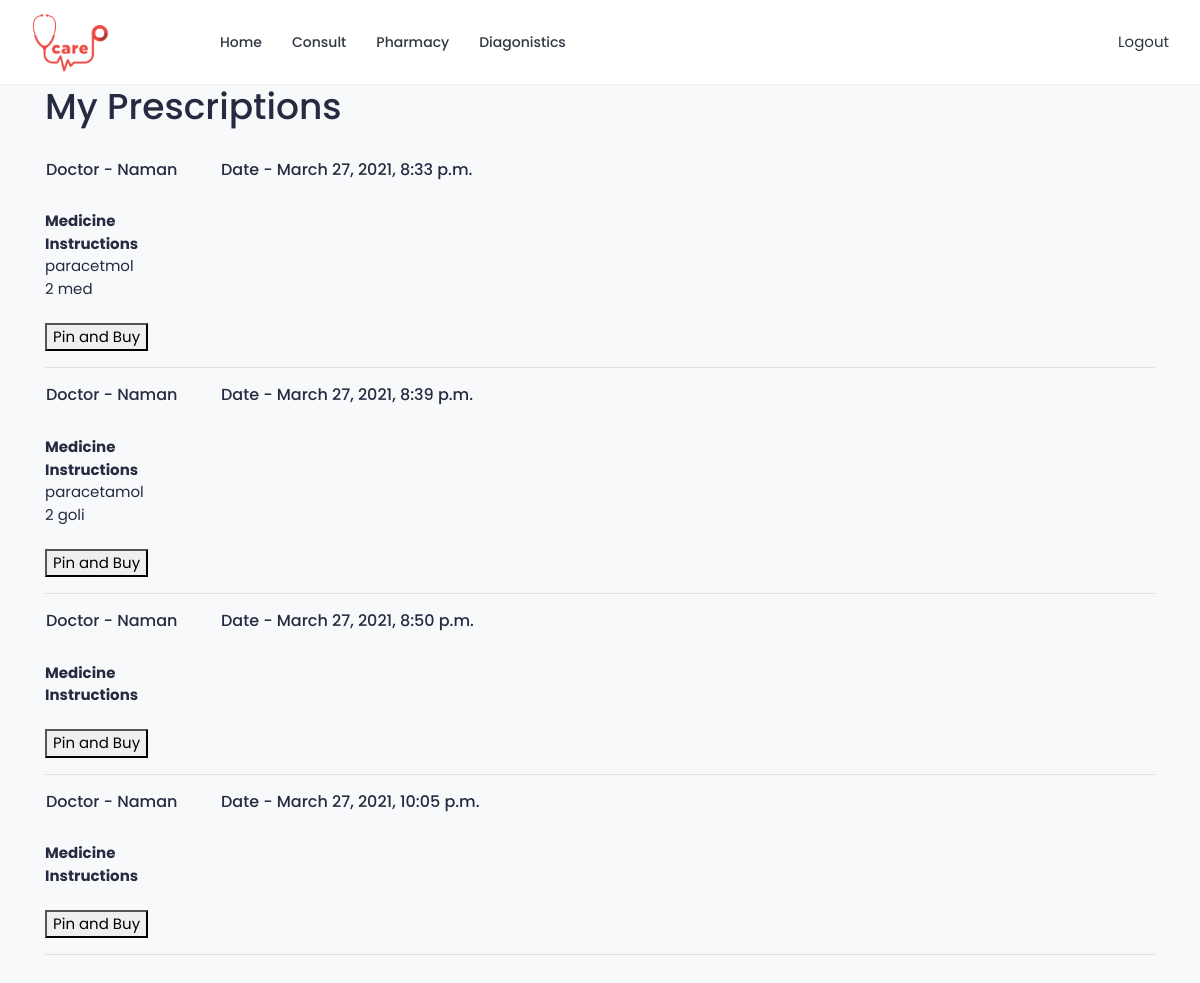
The page /patient/myprescriptions/ (signed in) on the database as committed earlier.
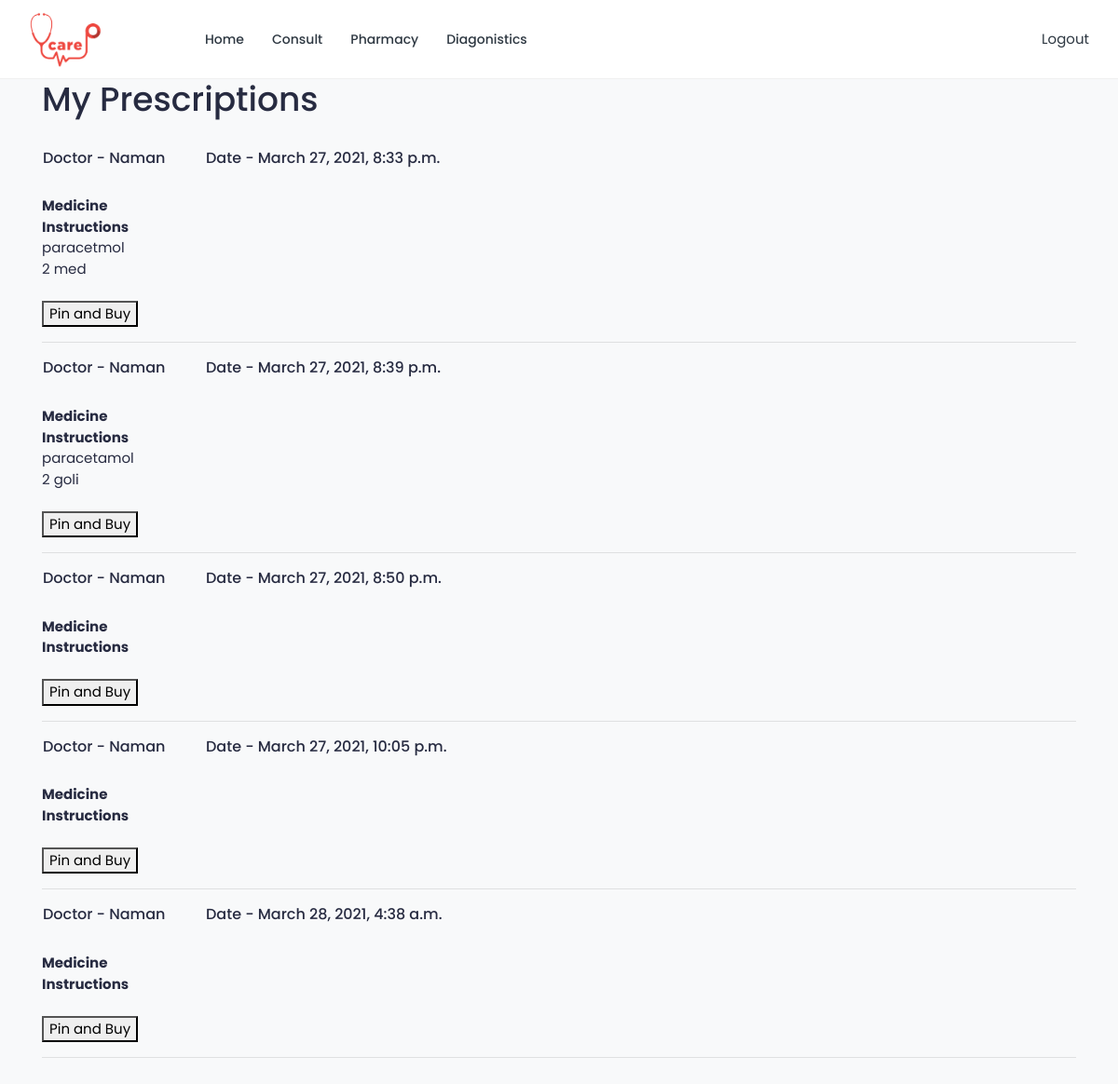
The same page on the database as committed later.
### users/models.py (models this page shows, shortened)
class Appointment(models.Model):
    time_slot = models.OneToOneField(
        TimeSlots, null=True, blank=True, on_delete=models.CASCADE)
    doctor = models.ForeignKey(Doctor, on_delete=models.CASCADE)
    patient = models.ForeignKey(Patient, on_delete=models.CASCADE)
    alloted_time = models.TimeField(
        auto_now=False, null=True, blank=True, auto_now_add=False)
    meeting_link = models.URLField(max_length=200, blank=True)
    date_made = models.DateTimeField(auto_now_add=True)

class Doctor(models.Model):
    user = models.OneToOneField(User, on_delete=models.CASCADE)
    open_time = models.TimeField(
        auto_now=False, auto_now_add=False, null=True, blank=True)
    close_time = models.TimeField(
        auto_now=False, auto_now_add=False, null=True, blank=True)
    speciality = models.CharField(max_length=100, null=True, blank=True)
    city = models.CharField(max_length=100, null=True, blank=True)
    slot_duration = models.TimeField(
        auto_now=False, auto_now_add=False, null=True, blank=True)

class Medecine(models.Model):
    appointment = models.ForeignKey(
        Appointment, null=True, blank=True, on_delete=models.CASCADE)
    name = models.CharField(max_length=100, blank=True, null=True)
    detail = models.CharField(max_length=100, blank=True, null=True)

### users/views.py (the view)
# urls.py: path('patient/myprescriptions/',
def myprescriptions(request):
    user = request.user
    patient = Patient.objects.get(user=user)
    appointments = patient.appointment_set.all()
    meds = Medecine.objects.all()
    context = {
        'appointments': appointments,
        'meds': meds,
    }
    return render(request, 'myprescriptions.html', context)

### users/templates/myprescriptions.html
{% extends 'base.html' %}{% load static %} {% block content %}
<div class="container">
    <div class="row">
        <div class="col-lg-12">
            <div class="box-element">
                <h1>My Prescriptions</h1>
            </div>
            <br>
            <div class="box-element">
    <div>
       {% for appointment in appointments %}
       <div class="box-element">
       <table>
       <th><h5>Doctor - {{appointment.doctor.user.first_name}}</h5></th>
       <th style="float:inline-start;"><h5>&nbsp;&nbsp;&nbsp;&nbsp;&nbsp;&nbsp;&nbsp;&nbsp;&nbsp;&nbsp;Date  - {{appointment.date_made}}</h5></th>
        </table>
        </div>
        <br>
        <div class="box-element">
       <div class="cart-row">
           <div style="flex: 1;"><strong>Medicine</strong></div>
           <div style="flex: 1;"><strong>Instructions</strong></div>
       </div>
       {% for med in meds %}
            {% if med.appointment == appointment %}
            <div class="cart-row">
                <div style="flex: 1;">{{med.name}}</div>
                <div style="flex: 1;">{{med.detail}}</div>
            </div>
            {% endif %}
       {% endfor %}
    </div>
    <br>
    <a href="{% url 'pinandbuypharmacy' appointment.id %}"><button>Pin and Buy</button></a>
       <br><hr>
    {% endfor %}
    </div>
            </div>
        </div>
    </div>
</div>
<br /> {% endblock %}

Rows that differ between the two databases and show on the page:
added Appointment: doctor.user.first_name "Naman", date_made "March 28, 2021, 4:38 a.m."
